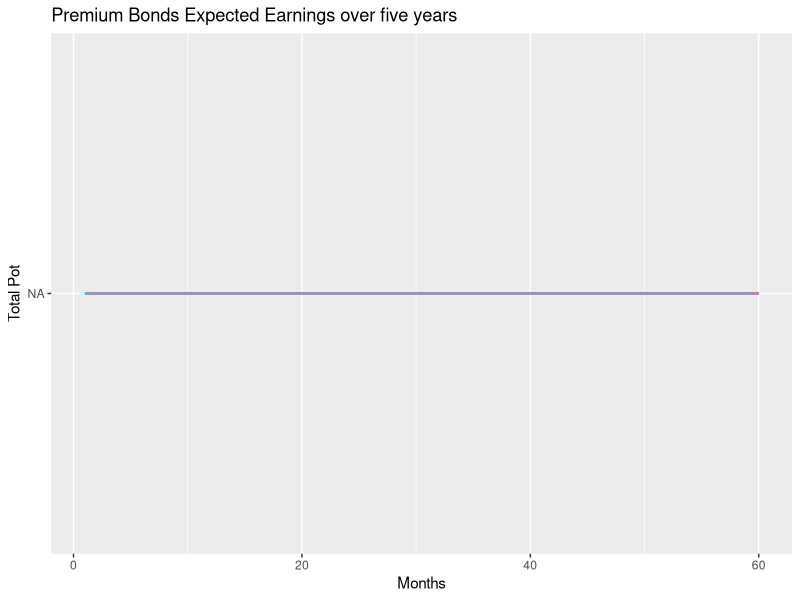

Source code (R): (Note: this script raises an error after producing the figure.)

library(tidyverse)

# does higher starting improvement % return
# what do returns look like over time (monte carlo) 
## ASSUMPTIONs
# All money is reinvested until hit 50k then is taken as income - currently just peaks at 50k
# each £25 entry can win multiple prizes (there is replacement)

# load in data - https://www.moneysavingexpert.com/savings/premium-bonds/
pb_df = read.csv(
  # got this from MSE or something
  "data/pb.csv",
  header=FALSE,
  stringsAsFactors=FALSE, 
  fileEncoding="latin1", 
  skip = 1,
  col.names = c('prize', 'number', 'odds_string', 'odds')) %>%
  dplyr::mutate(
    odds = as.numeric(str_trim(gsub(pattern = ',', replacement = '', odds)))
  ) %>%
  dplyr::filter(
    prize != 0
  )

# every £25 is an entry
starting_pot = 5000
months = 36
runs = 1000
month_vec = c()
winnings_vec = c()
pot_vec = c()

# outside of function test

for (m in 1:months){
  
  # initiate pot
  if (m == 1){
    
    pot = starting_pot
    
  }
  
  print(paste('Month:', m))
  
  month_winnings = map2_dbl(
    .x = pb_df$odds,
    .y = pb_df$prize,
    .f = function(odds, prize){
      # this is assuming you can win multiple on one entry
      print(paste(pot))
      entries = pot/25
      
      # give 1 or 0 from odds
      win_or_lose = rbinom(1, size = 1, prob=entries/odds)
      
      # calculate how much won      
      winnings = ifelse(win_or_lose == 1, prize, 0)
      
      winnings
      
    }) %>% 
    sum()
  
  # total winnings for the month
  winnings_vec = append(winnings_vec, month_winnings)
  
  pot = pot + month_winnings
  
  pot_vec = append(pot_vec, pot)
  
  month_vec = append(month_vec, m)
  
}

pb_earnings_df = tibble(
  'starting_pot' = rep(c(starting_pot), months),
  'month' = month_vec, 
  'winnings' = winnings_vec,
  'pot' = pot_vec)

# inside function test
premium_bonds_estimator = function(starting_pot, months){
  
  month_vec = c()
  winnings_vec = c()
  pot_vec = c()
  
  for (m in 1:months){
    
    # initiate pot
    if (m == 1){
      
      pot = starting_pot
      
    }
    
    month_winnings = map2_dbl(
      .x = pb_df$odds,
      .y = pb_df$prize,
      
      .f = function(odds, prize){

        # this is assuming you can win multiple on one entry
        entries = pot/25
        
        # give 1 or 0 from odds - each entry
        win_or_lose = rbinom(n = 1, size = entries, prob=1/odds) > 0

        # calculate how much won      
        winnings = ifelse(win_or_lose, prize, 0)
        
        winnings
        
      }) %>% 
      sum()
    
    # add to winnings vector
    winnings_vec = append(winnings_vec, month_winnings)
    
    #maximum in premium bonds in 50k
    pot = ifelse(pot + month_winnings > 50000, 50000, pot + month_winnings)
    
    pot_vec = append(pot_vec, pot)
    
    month_vec = append(month_vec, m)
    
  }
  
  tibble(
    'starting_pot' = rep(c(starting_pot), months),
    'month' = month_vec, 
    'winnings' = winnings_vec,
    'pot' = pot_vec)
  
}

## test run
runs = 10
starting_pot = 5000
months = 5*12

pb_run1_df = replicate(runs, premium_bonds_estimator(starting_pot = starting_pot, months = months), simplify = F) %>%
  map2_df(
    .x = .,
    .y = 1:runs,
    .f = function(x, run){
    
    x %>%
      dplyr::mutate(run = as.factor(run))
    
  })

ggplot(data = pb_run1_df,
       mapping = aes(x = month, y = pot, col = run, group = run)) +
  geom_line(show.legend = FALSE) +
  labs(x = 'Months',
       y = 'Total Pot',
       title = 'Premium Bonds Expected Earnings over five years')

average_earnings = test %>%
  group_by(run) %>%
  summarise(total_returns = sum(winnings)) %>%
  pull('total_returns') %>%
  mean()

print(paste0('Average Earnings (as percentage of starting capital) in ', months, ' month period is: ',average_earnings*100/starting_pot, '%'))


######### Optimizing
# find optimal spot over five years
runs = 10
month_iterations = c(3,5,10)*12
starting_point_iterations = c(seq(1000, 4000, 2000), seq(5000,50000, 5000))

iterateration_df = expand.grid(month_iterations, starting_point_iterations) %>%
  dplyr::rename(months = Var1, sp = Var2)

### Monte Carlo Simulation
time_series_list = list()
for (i in 1:nrow(iterateration_df)){
  
  sp = iterateration_df[i, 'sp']
  months = iterateration_df[i, 'months']

  time_series_df = replicate(runs, premium_bonds_estimator(starting_pot = sp, months = months), simplify = F) %>%
    map2_df(
      .x = .,
      .y = 1:runs,
      .f = function(x, run){
        
        x %>%
          dplyr::mutate(run = as.factor(run),
                        tot_months = months)
        
      })
  
  time_series_list[[i]] = time_series_df
  
}

ggplot(data = do.call(what = rbind, time_series_list),
       mapping = aes(
         x = month, 
         y = pot, 
         col = run, 
         group = run)) +
  geom_line(show.legend = FALSE) +
  labs(x = 'Months',
       y = 'Total Pot',
       title = 'Premium Bonds Expected Earnings over five years') +
  facet_grid(starting_pot ~ tot_months, )


### Annualized Returns
starting_pot_vec = c()
average_earnings_vec = c()
median_earnings_vec = c()
sd_earnings_vec = c()
for (i in 1:nrow(iterateration_df)){
  
  sp = iterateration_df[i, 'sp']
  months = iterateration_df[i, 'months']
  
  total_earnings = replicate(runs, 
                             premium_bonds_estimator(starting_pot = sp, 
                                                     months = months), 
                             simplify = F) %>%
    # add run id to each df and bind
    map_dbl(
      .x = .,
      .f = function(x){
        
        x %>%
          summarise(total_earnings = sum(winnings)) %>%
          pull('total_earnings')
        
      }) 
  
  starting_pot_vec = append(starting_pot_vec, sp)
  average_earnings_vec = append(average_earnings_vec, mean(total_earnings))
  median_earnings_vec = append(median_earnings_vec, median(total_earnings))
  sd_earnings_vec = append(sd_earnings_vec, sd(total_earnings))
  
  print(paste0(months, ' month run for £', sp,' starting pot complete'))
  
}

# find rough optimal point
# annualise these results
optimal_df = tibble(
  'starting_pot' = starting_pot_vec,
  'months' = iterateration_df[, 'months'],
  'average_earnings' = average_earnings_vec,
  'median_earnings' = median_earnings_vec,
  'sd_earnings' = sd_earnings_vec
  ) %>%
  dplyr::mutate(
    # earnings over period as percentage of starting pot
    avg_total_yield = average_earnings*100/starting_pot,
    med_total_yield = median_earnings*100/starting_pot,
    # this but annualised
    across(.cols = contains('total_yield'), 
           # this voodoo annualises returns into same format
           # as numeric above
           # first find years (months/12) and log of return
           .fns = ~(exp(log(1+(.x/100))/(months/12)) - 1)*100, 
           .names = '{.col}_annualised'),
    across(.cols = where(is.numeric),
           .fns = ~round(.x, 2)),
    across(.cols = c('starting_pot', 'months'),
           .fns = ~as.factor(.x))
  )

ggplot2::ggplot(data = optimal_df,
                mapping = aes(x = starting_pot,
                              y = avg_total_yield_annualised,
                              fill = starting_pot)) +
  geom_bar(stat = 'identity') +
  facet_wrap(~months, nrow = 3)  +
  #scale_fill_discrete_boe() +
  theme(axis.text.x = element_text(angle = 45, vjust = 0.5, hjust=0.5), 
        axis.text.y = ) +
  labs(
    x = 'Starting Pot (£)',
    y = 'Average Annualized Return (%)',
    title = 'Premium Bonds Annualized Return', 
    subtitle = 'Over different month timeframes using Monte Carlo Simulation'
  ) + 
  guides(fill="none")
  
